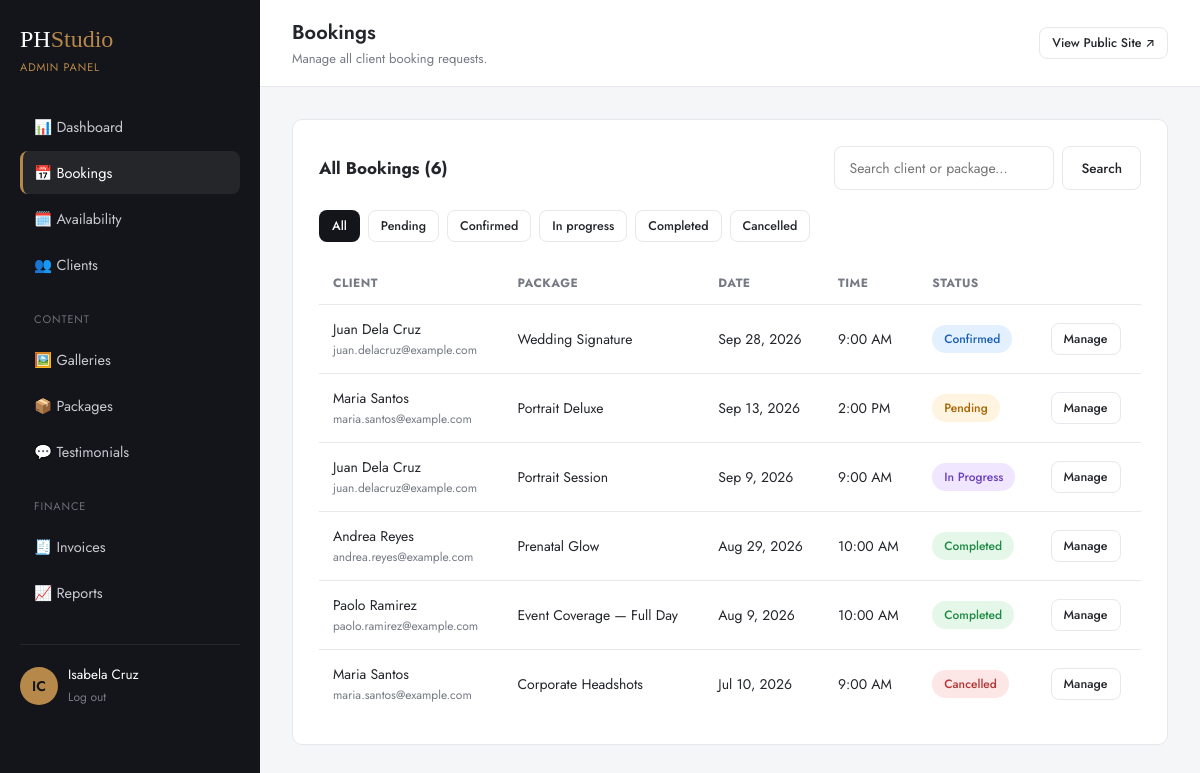
Screenshot of /backend/admin/bookings.php (signed in) with the database file from the repository.
### tables this page shows
CREATE TABLE bookings (
    id                  INT UNSIGNED AUTO_INCREMENT PRIMARY KEY,
    client_id           INT UNSIGNED NOT NULL,
    photographer_id     INT UNSIGNED DEFAULT NULL,
    package_id          INT UNSIGNED NOT NULL,
    category_id         INT UNSIGNED DEFAULT NULL,
    session_date        DATE NOT NULL,
    start_time          TIME NOT NULL,
    end_time            TIME NOT NULL,
    location            VARCHAR(255) DEFAULT NULL,
    event_details        TEXT,
    status              ENUM('pending','confirmed','in_progress','completed','cancelled') NOT NULL DEFAULT 'pending',
    admin_notes         TEXT COMMENT 'Internal / shared notes from photographer to client',
    created_at          DATETIME NOT NULL DEFAULT CURRENT_TIMESTAMP,
    updated_at          DATETIME NOT NULL DEFAULT CURRENT_TIMESTAMP ON UPDATE CURRENT_TIMESTAMP,
    FOREIGN KEY (client_id) REFERENCES users(id) ON DELETE CASCADE,
    FOREIGN KEY (photographer_id) REFERENCES users(id) ON DELETE SET NULL,
    FOREIGN KEY (package_id) REFERENCES packages(id),
    FOREIGN KEY (category_id) REFERENCES categories(id) ON DELETE SET NULL,
    UNIQUE KEY uniq_booking_slot (photographer_id, session_date, start_time),
    INDEX idx_client (client_id),
    INDEX idx_status (status),
    INDEX idx_date (session_date)
);

CREATE TABLE users (
    id              INT UNSIGNED AUTO_INCREMENT PRIMARY KEY,
    role            ENUM('admin','photographer','client') NOT NULL DEFAULT 'client',
    full_name       VARCHAR(120) NOT NULL,
    email           VARCHAR(150) NOT NULL UNIQUE,
    phone           VARCHAR(30)  DEFAULT NULL,
    password_hash   VARCHAR(255) NOT NULL,
    avatar_path     VARCHAR(255) DEFAULT NULL,
    is_active       TINYINT(1)   NOT NULL DEFAULT 1,
    created_at      DATETIME     NOT NULL DEFAULT CURRENT_TIMESTAMP,
    updated_at      DATETIME     NOT NULL DEFAULT CURRENT_TIMESTAMP ON UPDATE CURRENT_TIMESTAMP
);

CREATE TABLE packages (
    id              INT UNSIGNED AUTO_INCREMENT PRIMARY KEY,
    category_id     INT UNSIGNED DEFAULT NULL,
    name            VARCHAR(120) NOT NULL,
    slug            VARCHAR(120) NOT NULL UNIQUE,
    description     TEXT,
    price           DECIMAL(10,2) NOT NULL,
    duration_hours  DECIMAL(4,1) DEFAULT NULL,
    deliverables    TEXT COMMENT 'JSON array of bullet points',
    is_popular      TINYINT(1) NOT NULL DEFAULT 0,
    is_active       TINYINT(1) NOT NULL DEFAULT 1,
    sort_order      INT UNSIGNED DEFAULT 0,
    created_at      DATETIME NOT NULL DEFAULT CURRENT_TIMESTAMP,
    FOREIGN KEY (category_id) REFERENCES categories(id) ON DELETE SET NULL
);

### backend/config/db.php (called while the page is built, shortened)
<?php
function db(): PDO
{
    static $pdo = null;
    $dsn = sprintf(
        'mysql:host=%s;port=%s;dbname=%s;charset=utf8mb4',
        DB_HOST,
        DB_PORT,
        DB_NAME
    );
    try {
        $pdo = new PDO($dsn, DB_USER, DB_PASS, [
            PDO::ATTR_ERRMODE            => PDO::ERRMODE_EXCEPTION,
            PDO::ATTR_DEFAULT_FETCH_MODE => PDO::FETCH_ASSOC,
            PDO::ATTR_EMULATE_PREPARES   => false,
        ]);
    } catch (PDOException $e) {
        if (APP_DEBUG) {
            die('Database connection failed: ' . $e->getMessage());
        }
        die('We are experiencing a temporary issue. Please try again shortly.');
    }
    return $pdo;
}

### backend/admin/bookings.php (the view, shortened to what this page needs)
<?php
require_once __DIR__ . '/../includes/functions.php';
$statusFilter = clean($_GET['status'] ?? 'all');
$search = clean($_GET['q'] ?? '');
$sql = 'SELECT b.*, u.full_name AS client_name, u.email AS client_email, pk.name AS package_name
        FROM bookings b
        JOIN users u ON u.id = b.client_id
        JOIN packages pk ON pk.id = b.package_id
        WHERE 1=1';
$params = [];
$sql .= ' ORDER BY b.session_date DESC';
$stmt = db()->prepare($sql);
$stmt->execute($params);
$bookings = $stmt->fetchAll();
$statuses = ['all', 'pending', 'confirmed', 'in_progress', 'completed', 'cancelled'];
require __DIR__ . '/../includes/dash_header.php';
?>
<div class="panel">
  <div class="panel-head">
    <h3>All Bookings (<?= count($bookings) ?>)</h3>
    <form method="get" style="display:flex;gap:8px;">
      <input class="d-form-control" style="width:220px;" type="text" name="q" placeholder="Search client or package..." value="<?= e($search) ?>">
      <button type="submit" class="d-btn d-btn-outline">Search</button>
    </form>
  </div>
  <div style="display:flex;gap:8px;flex-wrap:wrap;margin-bottom:20px;">
    <?php foreach ($statuses as $s): ?>
      <a href="?status=<?= e($s) ?>&q=<?= urlencode($search) ?>" class="d-btn d-btn-sm <?= $statusFilter === $s ? 'd-btn-primary' : 'd-btn-outline' ?>"><?= ucfirst(str_replace('_', ' ', $s)) ?></a>
    <?php endforeach; ?>
  </div>
  <?php if (!$bookings): ?>
    <div class="empty-state"><div class="icon">📅</div><p>No bookings match this filter.</p></div>
  <?php else: ?>
    <div class="table-wrap">
      <table class="d-table">
        <thead><tr><th>Client</th><th>Package</th><th>Date</th><th>Time</th><th>Status</th><th></th></tr></thead>
        <tbody>
          <?php foreach ($bookings as $b): ?>
          <tr>
            <td><?= e($b['client_name']) ?><br><span style="color:var(--d-muted);font-size:12px;"><?= e($b['client_email']) ?></span></td>
            <td><?= e($b['package_name']) ?></td>
            <td><?= pretty_date($b['session_date']) ?></td>
            <td><?= pretty_time($b['start_time']) ?></td>
            <td><?= status_badge($b['status']) ?></td>
            <td><a href="<?= base_url('admin/booking-detail.php?id=' . $b['id']) ?>" class="d-btn d-btn-outline d-btn-sm">Manage</a></td>
          </tr>
          <?php endforeach; ?>
        </tbody>
      </table>
    </div>
  <?php endif; ?>
</div>
<?php require __DIR__ . '/../includes/dash_footer.php'; ?>

### backend/includes/functions.php (shortened to what this page needs)
<?php
require_once __DIR__ . '/../config/db.php';
function e(?string $value): string
{
    return htmlspecialchars($value ?? '', ENT_QUOTES, 'UTF-8');
}
function clean(?string $value): string
{
    return trim(strip_tags($value ?? ''));
}
function base_url(string $path = ''): string
{
    return APP_URL . '/' . ltrim($path, '/');
}
function pretty_date(string $date, string $format = 'M j, Y'): string
{
    $ts = strtotime($date);
    return $ts ? date($format, $ts) : $date;
}
function pretty_time(string $time): string
{
    $ts = strtotime($time);
    return $ts ? date('g:i A', $ts) : $time;
}
function status_badge(string $status): string
{
    $map = [
        'pending'     => 'badge badge-pending',
        'confirmed'   => 'badge badge-confirmed',
        'in_progress' => 'badge badge-progress',
        'completed'   => 'badge badge-completed',
        'cancelled'   => 'badge badge-cancelled',
        'unpaid'      => 'badge badge-pending',
        'partial'     => 'badge badge-progress',
        'paid'        => 'badge badge-completed',
        'refunded'    => 'badge badge-cancelled',
    ];
    $class = $map[$status] ?? 'badge';
    $label = ucwords(str_replace('_', ' ', $status));
    return '<span class="' . $class . '">' . e($label) . '</span>';
}

### backend/assets/css/dashboard.css (style rules this page uses)
:root { --d-black: #14151a; --d-charcoal: #1f2128; --d-gold: #b6884a; --d-bg: #f5f6f8; --d-card: #ffffff; --d-border: #e6e8ec; --d-text: #23252b; --d-muted: #767a85; --d-radius: 10px; --d-font: 'Jost', -apple-system, BlinkMacSystemFont, sans-serif; }
* { box-sizing: border-box; }
body.dashboard { margin: 0; font-family: var(--d-font); background: var(--d-bg); color: var(--d-text); display: flex; min-height: 100vh; }
a { text-decoration: none; color: inherit; }
.panel { background: var(--d-card); border: 1px solid var(--d-border); border-radius: var(--d-radius); padding: 26px; margin-bottom: 26px; }
.panel-head { display: flex; align-items: center; justify-content: space-between; margin-bottom: 20px; flex-wrap: wrap; gap: 12px; }
.panel-head h3 { font-size: 17px; margin: 0; }
.table-wrap { overflow-x: auto; }
table.d-table { width: 100%; border-collapse: collapse; font-size: 14px; }
table.d-table th { text-align: left; padding: 12px 14px; font-size: 12px; text-transform: uppercase; letter-spacing: 0.04em; color: var(--d-muted); border-bottom: 1px solid var(--d-border); }
table.d-table td { padding: 14px; border-bottom: 1px solid var(--d-border); vertical-align: middle; }
table.d-table tr:last-child td { border-bottom: none; }
.badge { display: inline-block; padding: 5px 12px; border-radius: 999px; font-size: 12px; font-weight: 500; text-transform: capitalize; white-space: nowrap; }
.badge-pending { background: #fff4e0; color: #a86400; }
.badge-confirmed { background: #e3f0ff; color: #1a5fb4; }
.badge-progress { background: #f0e6ff; color: #6a3fc0; }
.badge-completed { background: #e4f7e9; color: #1f8a44; }
.badge-cancelled { background: #fde6e6; color: #b23434; }
.d-btn { display: inline-flex; align-items: center; gap: 8px; justify-content:center; padding: 10px 18px; border-radius: 8px; font-size: 13.5px; font-weight: 500; cursor: pointer; border: 1px solid transparent; transition: all 0.2s ease; font-family: var(--d-font); }
.d-btn-primary { background: var(--d-black); color: #fff; }
.d-btn-outline { background: #fff; border-color: var(--d-border); color: var(--d-text); }
.d-btn-sm { padding: 6px 12px; font-size: 12.5px; }
.d-form-control { width: 100%; padding: 11px 14px; border: 1px solid var(--d-border); border-radius: 8px; font-size: 14px; font-family: var(--d-font); background: #fff; color: var(--d-text); }

### rows the page displays
bookings: client.full_name "Juan Dela Cruz", client.email "juan.delacruz@example.com", package.name "Wedding Signature", session_date "Sep 28, 2026", start_time "9:00 AM", status "Confirmed"
bookings: client.full_name "Maria Santos", client.email "maria.santos@example.com", package.name "Portrait Deluxe", session_date "Sep 13, 2026", start_time "2:00 PM", status "Pending"
bookings: client.full_name "Juan Dela Cruz", client.email "juan.delacruz@example.com", package.name "Portrait Session", session_date "Sep 9, 2026", start_time "9:00 AM", status "In Progress"
bookings: client.full_name "Andrea Reyes", client.email "andrea.reyes@example.com", package.name "Prenatal Glow", session_date "Aug 29, 2026", start_time "10:00 AM", status "Completed"
bookings: client.full_name "Paolo Ramirez", client.email "paolo.ramirez@example.com", package.name "Event Coverage — Full Day", session_date "Aug 9, 2026", start_time "10:00 AM", status "Completed"
bookings: client.full_name "Maria Santos", client.email "maria.santos@example.com", package.name "Corporate Headshots", session_date "Jul 10, 2026", start_time "9:00 AM", status "Cancelled"

### other values shown
$user['role'] "ADMIN"
$initials ?: 'U' "IC"
$user['full_name'] "Isabela Cruz"
$dashTitle "Bookings"
$dashSubtitle "Manage all client booking requests."
count($bookings) "6"
str_replace('_', ' ', $s) "All"
str_replace('_', ' ', $s) "Pending"
str_replace('_', ' ', $s) "Confirmed"
str_replace('_', ' ', $s) "In progress"
str_replace('_', ' ', $s) "Completed"
str_replace('_', ' ', $s) "Cancelled"
